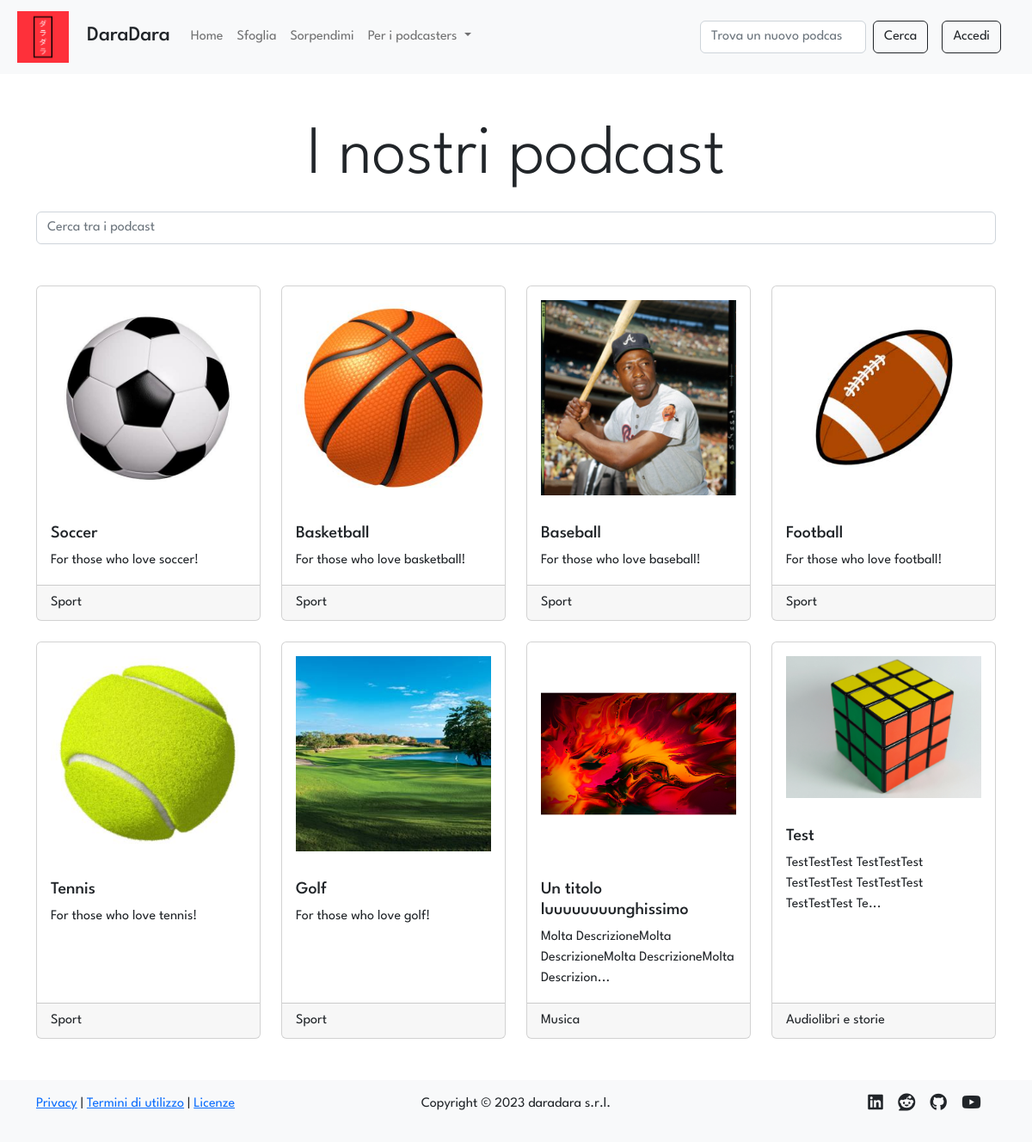
Screenshot of /search with the database file from the repository.
### tables this page shows
CREATE TABLE "categories" (
	"id_podcast"	INTEGER NOT NULL,
	"tag"	TEXT NOT NULL,
	FOREIGN KEY("id_podcast") REFERENCES "podcasts"("id"),
	PRIMARY KEY("tag","id_podcast")
);

CREATE TABLE "podcasts" (
	"id"	INTEGER NOT NULL UNIQUE,
	"title"	TEXT NOT NULL UNIQUE,
	"desc"	TEXT NOT NULL,
	"img"	TEXT NOT NULL,
	"id_user"	INTEGER NOT NULL,
	FOREIGN KEY("id_user") REFERENCES "users"("id"),
	PRIMARY KEY("id" AUTOINCREMENT)
);

### app.py (the view)
@app.route('/search')
def categories():
    podcasts = dao.get_podcasts_with_tags()
    session['previous_url'] = request.url
    return render_template('categories.html', podcasts=podcasts)

### data/dao.py (called while the page is built)
def get_podcasts_with_tags():
    podcasts = []
    for id in range(1, get_last_podcast_id() + 1):
        podcast = get_podcast_with_tags(id)
        if podcast:
            podcasts.append(podcast)
    return podcasts

def get_podcast_with_tags(id):
    conn, cursor = connect()
    podcast = False
    try:
        sql = 'SELECT * FROM podcasts, categories WHERE podcasts.id = categories.id_podcast AND podcasts.id = ?'
        cursor.execute(sql, (id,))
        podcast = cursor.fetchone()
    except Exception as e:
        print(e)
    close(conn, cursor)
    return podcast

def get_last_podcast_id():
    conn, cursor = connect()
    id = False
    try:
        sql = 'SELECT MAX(id) FROM podcasts'
        cursor.execute(sql)
        id = cursor.fetchone()['MAX(id)']
    except Exception as e:
        print(e)
    close(conn, cursor)
    return id

def connect():
    conn = sqlite3.connect(PATH)
    conn.row_factory = sqlite3.Row
    cursor = conn.cursor()
    return conn, cursor

def close(conn, cursor):
    cursor.close()
    conn.close()

### templates/categories.html (shortened to what this page needs)
{% extends 'gallery.html' %}
{% block header %}
    <p class="text-center display-1">I nostri podcast</p>
{% endblock %}
{% block gallery %}
{% for podcast in podcasts %}
    <div class="col">
    <a class="podcast card h-100" href="{{url_for('podcast', id=podcast.id)}}">
        <img class="card-img-top img-fluid p-1 p-lg-3" src="{{url_for('static', filename='uploads/images/covers/'+podcast.id|string+podcast.img)}}" alt="podcast {{podcast.title}} image">
        <div class="card-body">
            <h5 class="podcast-title card-title">{{podcast.title}}</h5>
            {% if podcast.desc|length > 70 %}
                <p class="podcast-description card-text">{{podcast.desc[:67]}}...</p>
            {% else %}
                <p class="podcast-description card-text">{{podcast.desc}}</p>
            {% endif %}
        </div>
        <div class="card-footer podcast-category">
            {{podcast.tag|capitalize}}
        </div>
    </a>
    </div>
{% endfor %}
{%endblock%}

### static/stylesheets/layout.css (style rules this page uses)
* { font-family: 'League Spartan', sans-serif; }
img { max-width: 800px; max-height: 800px; }
a:not(.stock-a, .vanilla-a, .nav-link) { color: inherit; text-decoration: none; }

### rows the page displays
categories: img (picture), title "Soccer", desc "For those who love soccer!", tag "Sport"
categories: img (picture), title "Basketball", desc "For those who love basketball!", tag "Sport"
categories: img (picture), title "Baseball", desc "For those who love baseball!", tag "Sport"
categories: img (picture), title "Football", desc "For those who love football!", tag "Sport"
categories: img (picture), title "Tennis", desc "For those who love tennis!", tag "Sport"
categories: img (picture), title "Golf", desc "For those who love golf!", tag "Sport"
categories: img (picture), title "Un titolo luuuuuuuunghissimo", desc "Molta DescrizioneMolta DescrizioneMolta DescrizioneMolta Descrizion", tag "Musica"
categories: img (picture), title "Test", desc "TestTestTest TestTestTest TestTestTest TestTestTest TestTestTest Te", tag "Audiolibri e storie"
